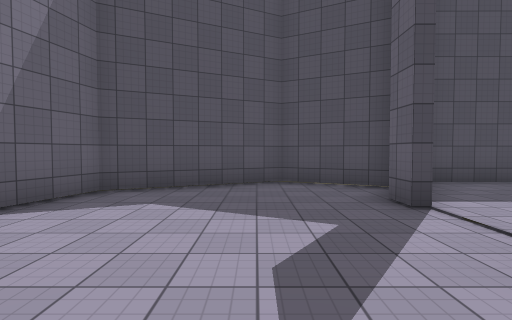
view 1 (above)

24 first-person views from a walk through a scene from a Unity 3-D project. The camera is 1.5 m above the floor, tilts 2° down and sees 85° across. The floor is counted in squares, 2 m on a side. Each view is taken from the middle of a square. On the plan, view 1 faces up. The plan holds only what a view shows up to about 10 squares ahead; the rest is blank. The place goes on beyond the plan. The player is left out. Door leaves are left out, so doorways stand open. Surface patterns are stand-ins for the level's own textures.

view 2
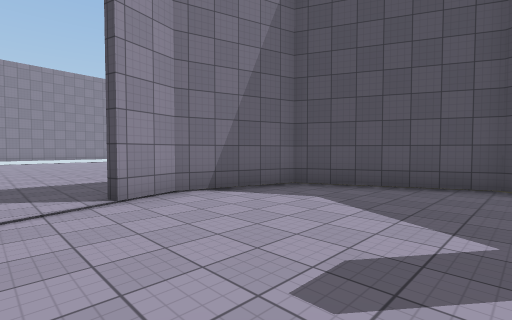

view 3
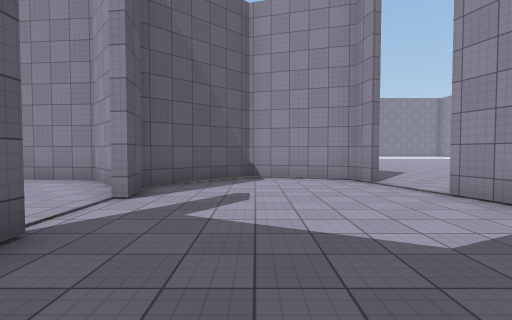

view 4
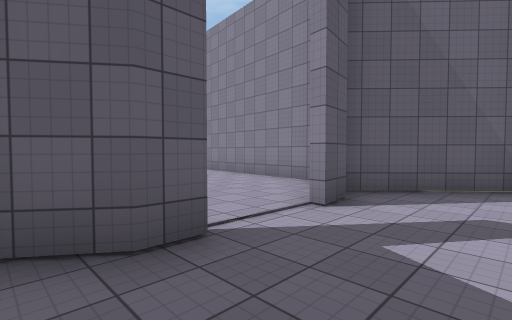

view 5
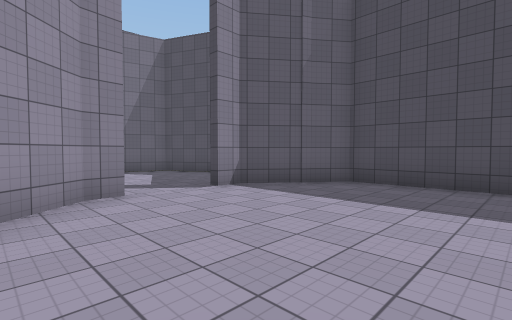

view 6
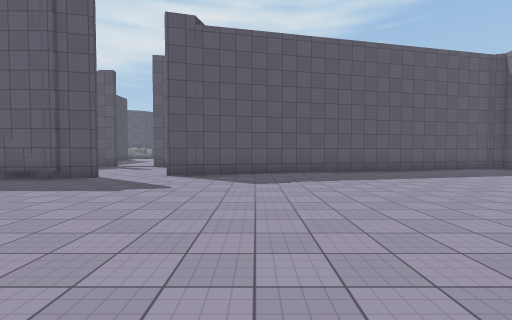

view 7
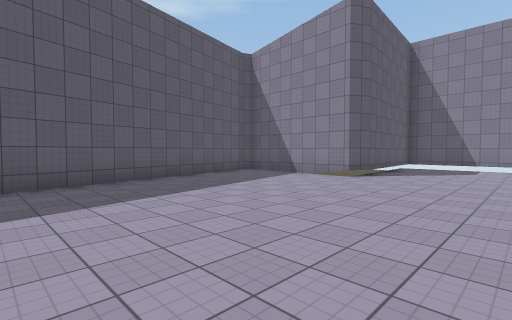

view 8
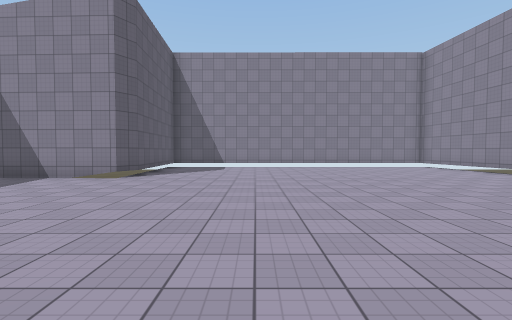

view 9
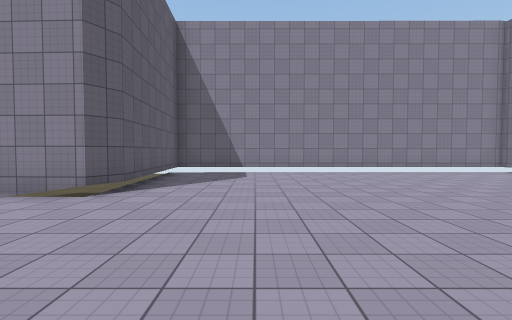

view 10
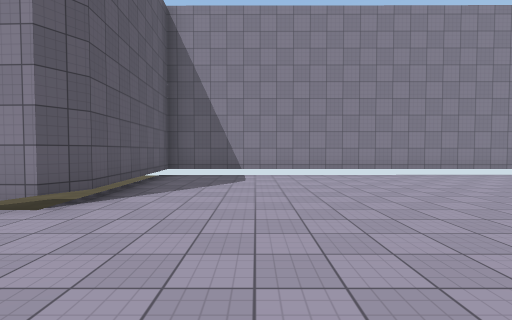

view 11
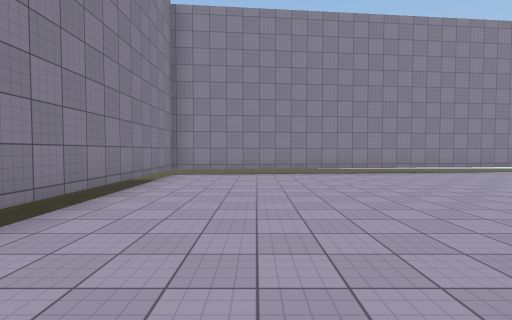

view 12
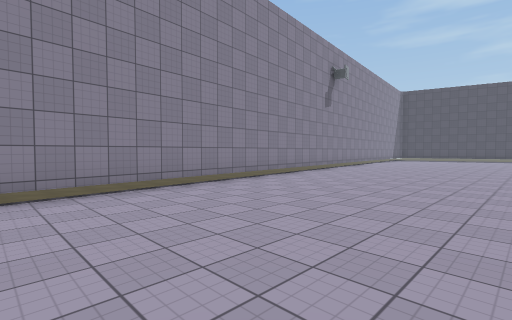

view 13
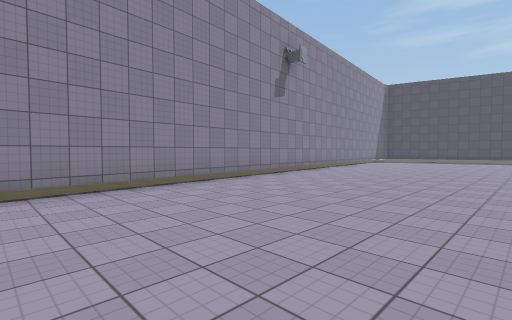

view 14
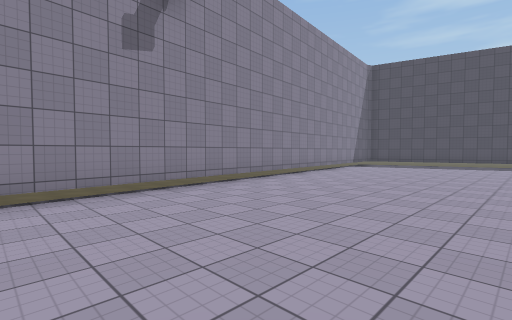

view 15
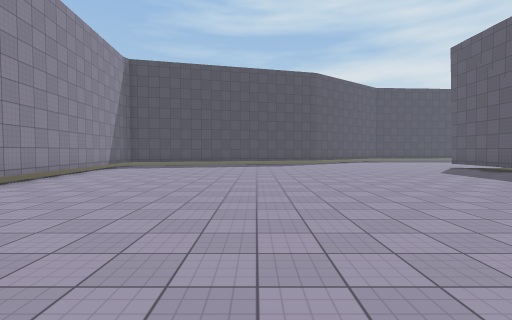

view 16
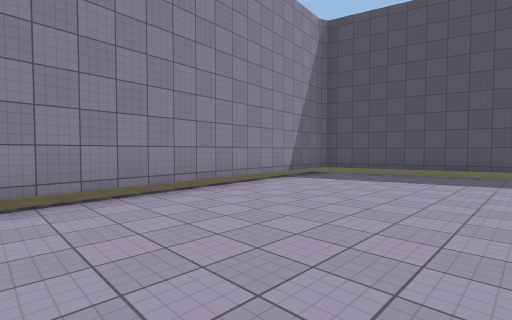

view 17
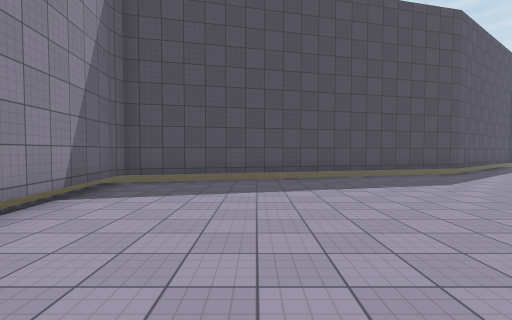

view 18
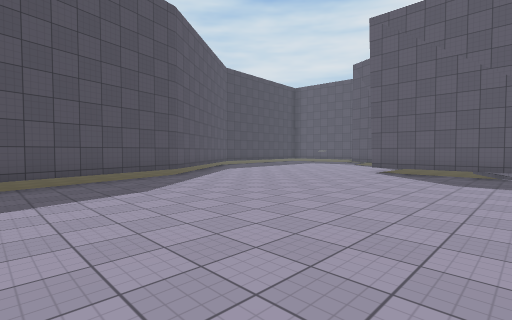

view 19
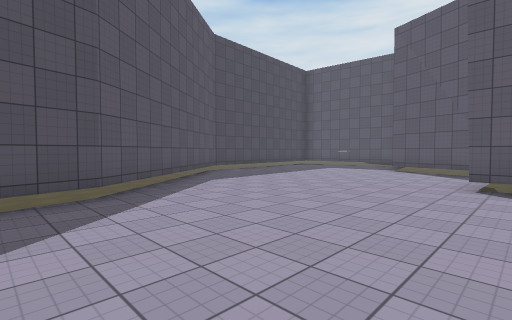

view 20
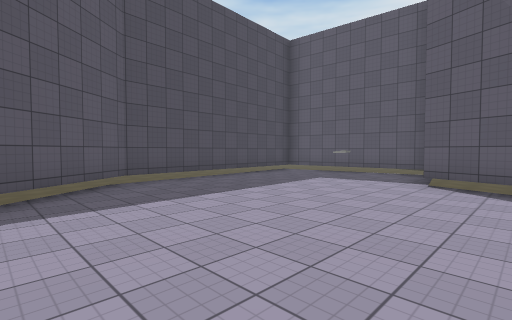

view 21
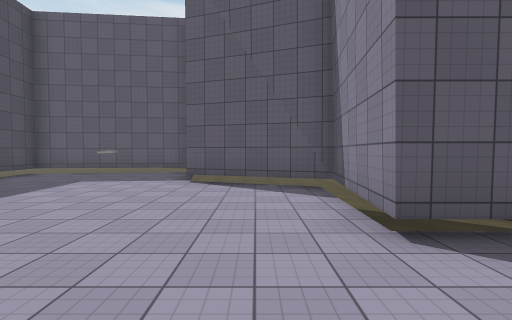

view 22
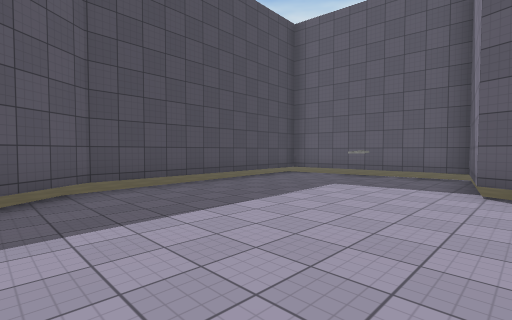

view 23
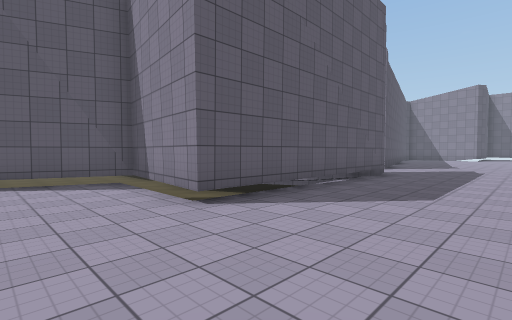

view 24
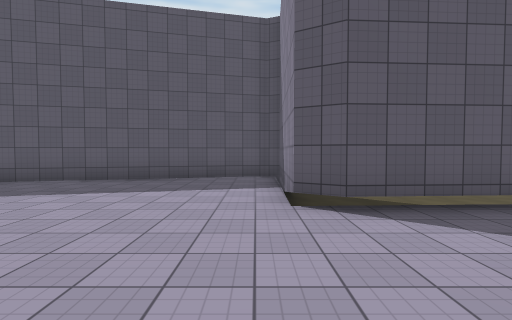

### Floor plan
Points are (right, up) in squares from view 1. A wall is a line through its corners. A room is listed if a view was taken in it or the views show most of it. See-through windows are left out.
Room 1 (views 1, 2, 3, 4)
walls: (2, 3.5) (2, 4.2) (2.5, 4.9); (-2.6, -0.3) (-2.5, -1) (0.2, -1.8) (2.4, 0.3); (2.1, 0.8) (2, 1.7); (2.8, 5.5) (0.6, 6.6) (-2.8, 5) (-3.5, 2.5) (-3.2, 1.3)
ways out: open door at (2, 2.5) to room 2; open door at (-3, 0.5) to room 3
Room 2 (view 5)
walls: (2.2, 1.7) (2.3, 1.1) (3.8, -0.6) (7.5, -1); (6.8, 6.3) (3.9, 6.3) (2.3, 4.2) (2.3, 3.5)
ways out: open door at (2, 2.5) to room 1
Room 3 (views 6, 7, 8, 9, 10, 11, 12, 13, 14, 15, 16, 17, 18, 19, 20, 21, 22, 23, 24)
walls: (-3.4, 1.3) (-3.7, 2.5) (-3.1, 4.9); (-3.7, 2.1) (-3.7, 8.8) (-0.5, 8.5) (0.6, 11.6) (3.3, 12.1) (2.8, 16.9) (-3.6, 16.5) (-8.6, 12.8) (-18, 10.4) (-18.1, 10) (-15.4, -17.5) (-4.3, -17.5) (-4.6, -13.1) (-4.2, -12.5) (-0.4, -12.7); (-0.1, -12.8) (0.1, -12.3) (-2.8, -0.3)
ways out: open door at (-3, 0.5) to room 1
objects: other object (2, 14)

Positions as (right, up) in squares from view 1, and headings:
1: (0, 0), facing up
2: (1, 0), facing up-left
3: (0, 6), facing down
4: (0, 5), facing down-right
5: (7, 0), facing up-left
6: (-11, -3), facing right
7: (-8, -5), facing down-right
8: (-8, -5), facing down
9: (-7, -8), facing down
10: (-7, -9), facing down
11: (-7, -15), facing left
12: (-11, -12), facing up-left
13: (-11, -9), facing up-left
14: (-12, -4), facing up-left
15: (-12, -3), facing up
16: (-13, 2), facing up-left
17: (-15, 4), facing up
18: (-13, 5), facing up-right
19: (-10, 8), facing up-right
20: (-6, 10), facing up-right
21: (-6, 10), facing right
22: (-5, 11), facing up-right
23: (-7, 11), facing down-right
24: (-8, -12), facing right
